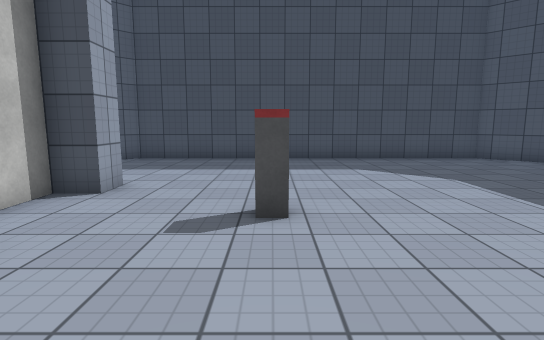
[1] (above)

12 first-person views from a walk through a scene from a Unity 3-D project. The camera is 1.4 m above the floor, tilts 8° down and sees 80° across. The floor is counted in squares, 1 m on a side. Each view is taken from the middle of a square. On the plan, view 1 faces up. The plan holds only what a view shows up to about 15 squares ahead; the rest is blank. The player character is not drawn. Surface patterns are stand-ins for the level's own textures.

[2]
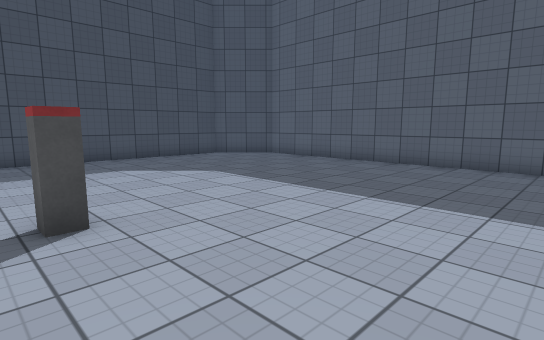

[3]
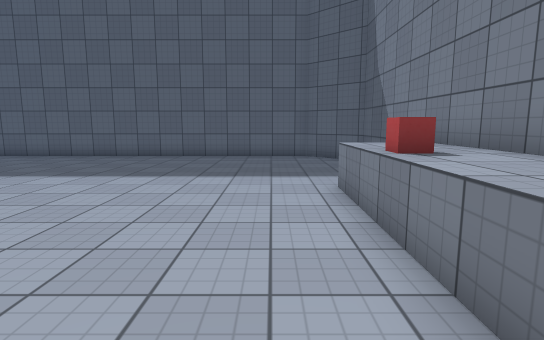

[4]
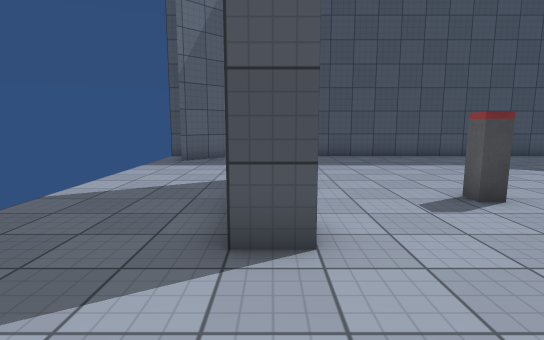

[5]
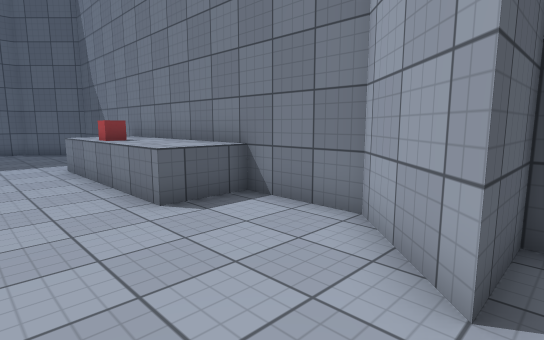

[6]
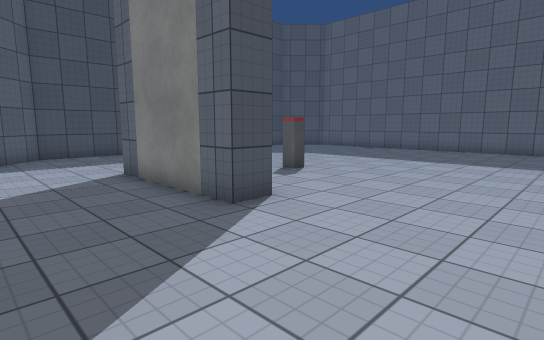

[7]
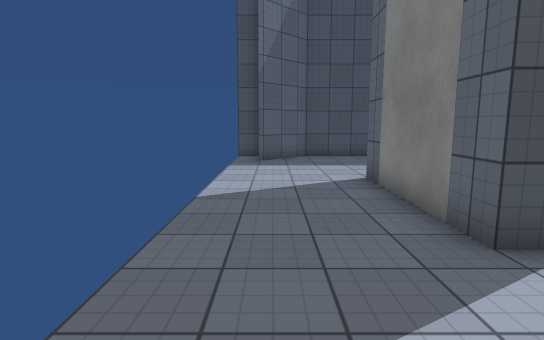

[8]
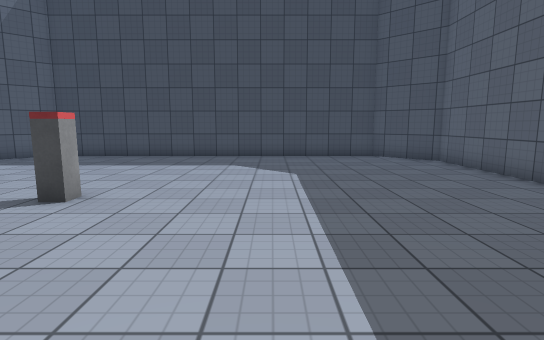

[9]
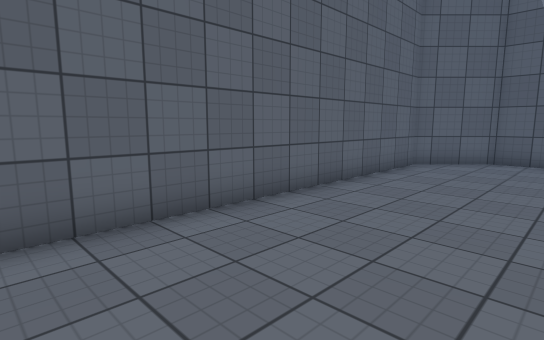

[10]
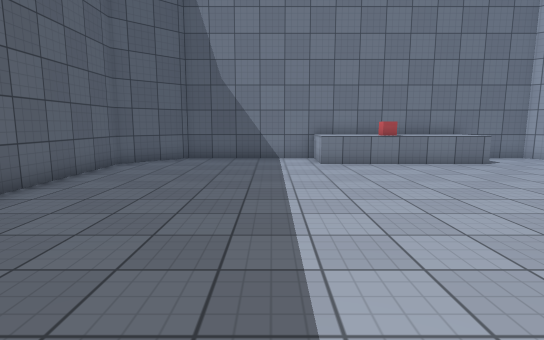

[11]
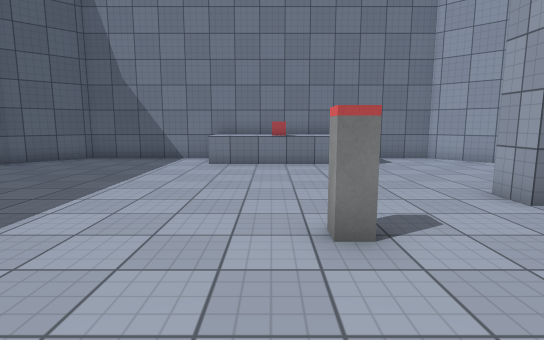

[12]
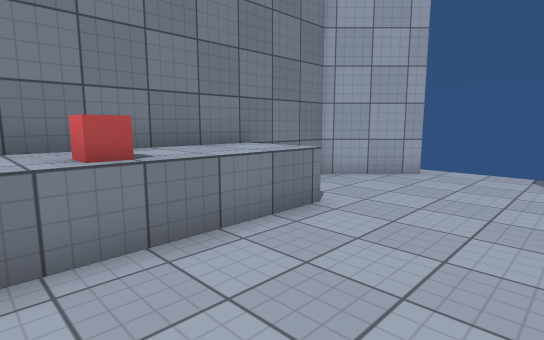

### Floor plan
Key: @ floor where view 1 was taken; # wall or solid block; . floor; ^ raised ledge; B red box; O other object.
Columns run from 8 left of view 1 to 11 right of it. Each row starts with its distance up from view 1.
 14 ##################
 13 .##..............##
 12 .#................##
 11 ...................#
 10 ...................#
  9 ...................#
  8 ...................#
  7 ....#..............#
  6 ....#..............#
  5 ....#...O..........#
  4 ....#..............#
  3 ....#..............#
  2 ...................#
  1 ...................#
  0 ........@..........#
 -1 ...................#
 -2 ...................#
 -3 .#...^^^^B^^......##
 -4 .##..^^^^^^^.....##
 -5 ##################

Where each view was taken, in squares from view 1:
view 1: 0 up, 0 right, facing up
view 2: 0 up, 1 left, facing up-right
view 3: 1 down, 4 left, facing right
view 4: 1 down, 4 left, facing up
view 5: 0 up, 8 left, facing down-right
view 6: 2 down, 8 left, facing up-right
view 7: 1 down, 7 left, facing up
view 8: 1 down, 4 right, facing up
view 9: 9 up, 6 right, facing down-right
view 10: 9 up, 5 right, facing down
view 11: 9 up, 1 right, facing down
view 12: 1 up, 2 right, facing down-left
